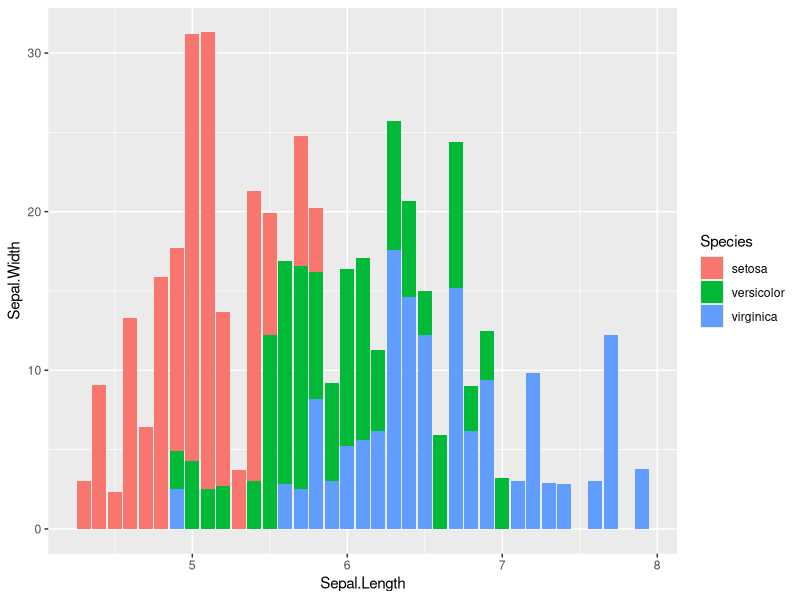

This figure's R source:
## ---- chunk 1
require(tidyverse)
(iris %>% ggplot(aes(x = Sepal.Length, y = Sepal.Width, fill = Species)) + geom_bar(stat="identity"))
